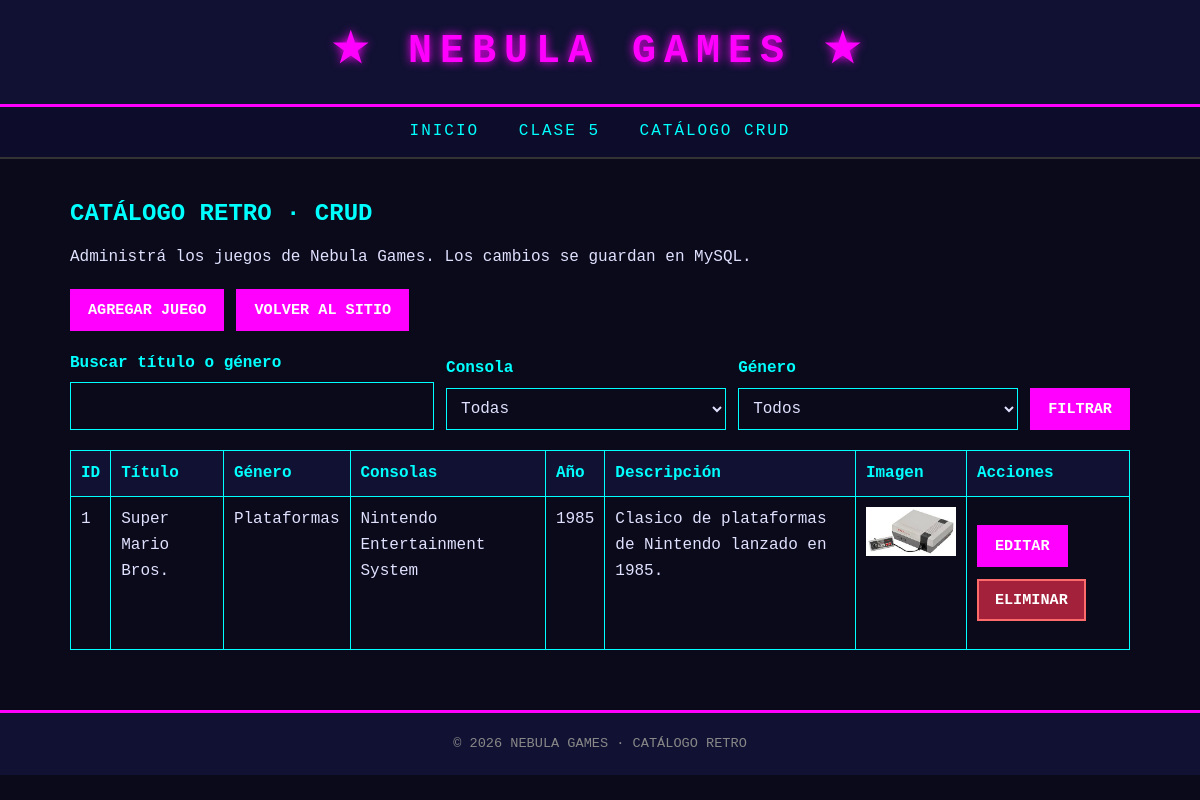
The app's page /admin/index.php with its own data.
### tables this page shows
CREATE TABLE IF NOT EXISTS juegos (
    id_juego INT NOT NULL AUTO_INCREMENT,
    id_genero INT NOT NULL,
    titulo VARCHAR(150) NOT NULL,
    anio_lanzamiento SMALLINT UNSIGNED DEFAULT NULL,
    descripcion TEXT DEFAULT NULL,
    imagen_url VARCHAR(500) DEFAULT NULL,
    created_at TIMESTAMP NOT NULL DEFAULT CURRENT_TIMESTAMP,
    updated_at TIMESTAMP NOT NULL DEFAULT CURRENT_TIMESTAMP ON UPDATE CURRENT_TIMESTAMP,
    PRIMARY KEY (id_juego),
    KEY idx_juegos_genero (id_genero),
    CONSTRAINT fk_juegos_generos FOREIGN KEY (id_genero)
        REFERENCES generos (id_genero) ON UPDATE CASCADE
);

CREATE TABLE IF NOT EXISTS generos (
    id_genero INT NOT NULL AUTO_INCREMENT,
    nombre VARCHAR(80) NOT NULL,
    descripcion VARCHAR(255) DEFAULT NULL,
    created_at TIMESTAMP NOT NULL DEFAULT CURRENT_TIMESTAMP,
    updated_at TIMESTAMP NOT NULL DEFAULT CURRENT_TIMESTAMP ON UPDATE CURRENT_TIMESTAMP,
    PRIMARY KEY (id_genero),
    UNIQUE KEY nombre (nombre)
);

### includes/funciones.php (called while the page is built, shortened)
<?php
function h(string|int|null $value): string
{
    return htmlspecialchars((string) $value, ENT_QUOTES | ENT_SUBSTITUTE, 'UTF-8');
}
function safe_game_image_src(?string $imageUrl): string
{
    if (preg_match('~^imagenes/[a-zA-Z0-9._ -]+$~', $imageUrl)) {
        return '../' . $imageUrl;
    }
    return '';
}

### admin/index.php (the view, shortened to what this page needs)
<?php
require_once __DIR__ . '/../includes/funciones.php';
require_once __DIR__ . '/../config/conexion.php';
$search = isset($_GET['buscar']) && is_string($_GET['buscar']) ? trim($_GET['buscar']) : '';
$errors = [];
$games = [];
try {
$parameters = [];
$sql = 'SELECT j.id_juego, j.titulo, j.anio_lanzamiento, j.descripcion, j.imagen_url,
               g.nombre AS genero,
               GROUP_CONCAT(DISTINCT c.nombre ORDER BY c.nombre SEPARATOR ", ") AS consolas
        FROM juegos j
        INNER JOIN generos g ON g.id_genero = j.id_genero
        LEFT JOIN juego_consola jc ON jc.id_juego = j.id_juego
        LEFT JOIN consolas c ON c.id_consola = jc.id_consola';
$sql .= ' GROUP BY j.id_juego ORDER BY j.id_juego DESC';
    $statement = $pdo->prepare($sql);
    $statement->execute($parameters);
    $games = $statement->fetchAll();
} catch (PDOException $exception) {
    log_database_error($exception);
    http_response_code(500);
    $errors[] = 'No se pudo cargar el catálogo. Revisá que hayas importado database/clase6.sql.';
}
require __DIR__ . '/../includes/header.php';
?>
<main class="crud-main">
    <h2>CATÁLOGO RETRO · CRUD</h2>
    <p>Administrá los juegos de Nebula Games. Los cambios se guardan en MySQL.</p>
    <div class="crud-actions">
        <a class="crud-link-button" href="crear.php">AGREGAR JUEGO</a>
        <a class="crud-link-button" href="../index.html">VOLVER AL SITIO</a>
    </div>
    <form class="crud-search" method="get" action="index.php">
        <div>
            <label for="buscar">Buscar título o género</label>
            <input id="buscar" name="buscar" type="search" maxlength="120" value="<?= h($search) ?>">
        </div>
        <div>
            <label for="filtro-consola">Consola</label>
            <select id="filtro-consola" name="consola">
                <option value="">Todas</option>
            </select>
        </div>
        <div>
            <label for="filtro-genero">Género</label>
            <select id="filtro-genero" name="genero">
                <option value="">Todos</option>
            </select>
        </div>
        <button class="crud-button" type="submit">FILTRAR</button>
    </form>
    <?php if ($games === []): ?>
        <p class="crud-panel">Todavía no hay juegos para mostrar con estos filtros. Agregá el primer registro.</p>
    <?php else: ?>
        <div class="crud-table-wrap">
            <table class="crud-table">
                <thead>
                    <tr>
                        <th>ID</th>
                        <th>Título</th>
                        <th>Género</th>
                        <th>Consolas</th>
                        <th>Año</th>
                        <th>Descripción</th>
                        <th>Imagen</th>
                        <th>Acciones</th>
                    </tr>
                </thead>
                <tbody>
                    <?php foreach ($games as $game): ?>
                        <?php $imageSrc = safe_game_image_src($game['imagen_url']); ?>
                        <tr>
                            <td><?= h($game['id_juego']) ?></td>
                            <td><?= h($game['titulo']) ?></td>
                            <td><?= h($game['genero']) ?></td>
                            <td><?= h($game['consolas'] ?? '—') ?></td>
                            <td><?= h($game['anio_lanzamiento'] ?? '—') ?></td>
                            <td><?= h($game['descripcion']) ?></td>
                            <td>
                                <?php if ($imageSrc !== ''): ?>
                                    <img src="<?= h($imageSrc) ?>" alt="Imagen de <?= h($game['titulo']) ?>" width="90">
                                <?php else: ?>
                                    —
                                <?php endif; ?>
                            </td>
                            <td>
                                <div class="crud-actions">
                                    <a class="crud-link-button" href="editar.php?id=<?= h($game['id_juego']) ?>">EDITAR</a>
                                    <form class="crud-inline-form" method="post" action="eliminar.php">
                                        <button class="crud-button crud-button-danger" type="submit">ELIMINAR</button>
                                    </form>
                                </div>
                            </td>
                        </tr>
                    <?php endforeach; ?>
                </tbody>
            </table>
        </div>
    <?php endif; ?>
</main>
<?php require __DIR__ . '/../includes/footer.php'; ?>

### includes/header.php (shortened to what this page needs)
<!DOCTYPE html>
<html lang="es">
<head>
    <link rel="stylesheet" href="../estilos.css">
</head>
<body>
    <header>
        <h1>★ NEBULA GAMES ★</h1>
    </header>
    <nav aria-label="Navegación principal">
        <a href="../index.html">Inicio</a>
        <a href="../clase5/index.php">Clase 5</a>
        <a href="index.php">Catálogo CRUD</a>
    </nav>

### includes/footer.php
    <footer>
        <p>© 2026 NEBULA GAMES · CATÁLOGO RETRO</p>
    </footer>
</body>
</html>

### estilos.css (style rules this page uses)
* { margin: 0; padding: 0; box-sizing: border-box; }
body { background-color: rgb(10, 10, 26); color: rgb(224, 224, 255); font-family: 'Courier New', monospace; line-height: 1.6; transition: background-color 0.3s ease, color 0.3s ease; }
header { background-color: rgb(17, 17, 51); padding: 20px; text-align: center; border-bottom: 3px solid rgb(255, 0, 255); position: relative; }
header h1 { font-size: 2.5rem; color: fuchsia; letter-spacing: 8px; text-shadow: 0 0 10px fuchsia; }
nav { background-color: #0d0d2b; padding: 12px; text-align: center; border-bottom: 2px solid #333333; }
nav a { color: #00ffff; text-decoration: none; margin: 0 15px; font-size: 1rem; letter-spacing: 2px; text-transform: uppercase; }
main { display: block; }
.crud-main { max-width: 1100px; margin: 36px auto; padding: 0 20px; }
.crud-main h2, .crud-main h3 { color: #00ffff; }
.crud-main h2 { margin-bottom: 12px; }
.crud-main p { margin: 10px 0; }
.crud-actions, .crud-form-actions { display: flex; align-items: center; flex-wrap: wrap; gap: 12px; margin: 18px 0; }
.crud-button, .crud-link-button { display: inline-block; width: fit-content; padding: 10px 16px; border: 2px solid #ff00ff; background: #ff00ff; color: #ffffff; font: bold 0.95rem 'Courier New', monospace; text-decoration: none; cursor: pointer; }
.crud-button-danger { border-color: #ff6b6b; background: #a3213a; }
.crud-form input, .crud-form textarea, .crud-form select, .crud-search input, .crud-search select { width: 100%; padding: 10px; border: 1px solid #00ffff; background: #0a0a1a; color: #e0e0ff; font: inherit; }
.crud-search { display: grid; grid-template-columns: minmax(180px, 1.3fr) repeat(2, minmax(140px, 1fr)) auto; align-items: end; gap: 12px; margin: 20px 0; }
.crud-search label { display: block; margin-bottom: 6px; color: #00ffff; font-weight: bold; }
.crud-table-wrap { overflow-x: auto; }
.crud-table { width: 100%; border-collapse: collapse; }
.crud-table th, .crud-table td { padding: 10px; border: 1px solid #00ffff; text-align: left; vertical-align: top; }
.crud-table th { background: #111133; color: #00ffff; }
.crud-inline-form { display: inline; }
footer { background-color: rgb(17, 17, 51); border-top: 3px solid #ff00ff; text-align: center; padding: 20px; color: #888888; font-size: 0.85rem; margin-top: 60px; }

### records on screen
juegos: id_juego "1", titulo "Super Mario Bros.", id_genero.nombre "Plataformas", consolas "Nintendo Entertainment System", anio_lanzamiento "1985", descripcion "Clasico de plataformas de Nintendo lanzado en 1985.", imagen_url (picture)
